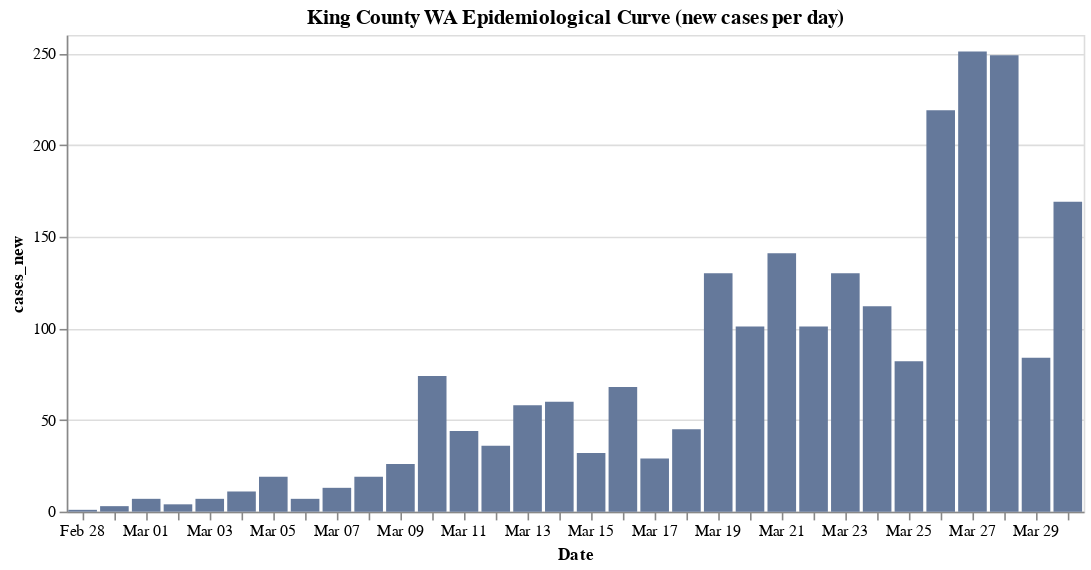

The cell this chart's notebook holds for it:
### Code cell
base = alt.Chart(king[['date', 'cases', 'cases_new']]).encode(alt.X('monthdate(date):O', title = 'Date'))
bars = base.mark_bar(color = '#65799b').encode(y = 'cases_new', tooltip = 'cases_new')
bars.properties(title = 'King County WA Epidemiological Curve (new cases per day)')

### Figure 1 — Vega-Lite specification as saved in the notebook (floating-point values rounded to 4 significant figures)
{"config": {"view": {"continuousWidth": 400, "continuousHeight": 300}}, "data": {"name": "data-e735a34ff313b87d117b1aa876d7f4cf"}, "mark": {"type": "bar", "color": "#65799b"}, "encoding": {"tooltip": {"type": "quantitative", "field": "cases_new"}, "x": {"type": "ordinal", "field": "date", "timeUnit": "monthdate", "title": "Date"}, "y": {"type": "quantitative", "field": "cases_new"}}, "title": "King County WA Epidemiological Curve (new cases per day)", "$schema": "https://vega.github.io/schema/vega-lite/v4.0.0.json", "datasets": {"data-e735a34ff313b87d117b1aa876d7f4cf": [{"date": "2020-02-28T00:00:00", "cases": 1, "cases_new": 1}, {"date": "2020-02-29T00:00:00", "cases": 4, "cases_new": 3}, {"date": "2020-03-01T00:00:00", "cases": 11, "cases_new": 7}, {"date": "2020-03-02T00:00:00", "cases": 15, "cases_new": 4}, {"date": "2020-03-03T00:00:00", "cases": 22, "cases_new": 7}, {"date": "2020-03-04T00:00:00", "cases": 33, "cases_new": 11}, {"date": "2020-03-05T00:00:00", "cases": 52, "cases_new": 19}, {"date": "2020-03-06T00:00:00", "cases": 59, "cases_new": 7}, {"date": "2020-03-07T00:00:00", "cases": 72, "cases_new": 13}, {"date": "2020-03-08T00:00:00", "cases": 91, "cases_new": 19}, {"date": "2020-03-09T00:00:00", "cases": 117, "cases_new": 26}, {"date": "2020-03-10T00:00:00", "cases": 191, "cases_new": 74}, {"date": "2020-03-11T00:00:00", "cases": 235, "cases_new": 44}, {"date": "2020-03-12T00:00:00", "cases": 271, "cases_new": 36}, {"date": "2020-03-13T00:00:00", "cases": 329, "cases_new": 58}, {"date": "2020-03-14T00:00:00", "cases": 389, "cases_new": 60}, {"date": "2020-03-15T00:00:00", "cases": 421, "cases_new": 32}, {"date": "2020-03-16T00:00:00", "cases": 489, "cases_new": 68}, {"date": "2020-03-17T00:00:00", "cases": 518, "cases_new": 29}, {"date": "2020-03-18T00:00:00", "cases": 563, "cases_new": 45}, {"date": "2020-03-19T00:00:00", "cases": 693, "cases_new": 130}, {"date": "2020-03-20T00:00:00", "cases": 794, "cases_new": 101}, {"date": "2020-03-21T00:00:00", "cases": 935, "cases_new": 141}, {"date": "2020-03-22T00:00:00", "cases": 1036, "cases_new": 101}, {"date": "2020-03-23T00:00:00", "cases": 1166, "cases_new": 130}, {"date": "2020-03-24T00:00:00", "cases": 1278, "cases_new": 112}, {"date": "2020-03-25T00:00:00", "cases": 1360, "cases_new": 82}, {"date": "2020-03-26T00:00:00", "cases": 1579, "cases_new": 219}, {"date": "2020-03-27T00:00:00", "cases": 1830, "cases_new": 251}, {"date": "2020-03-28T00:00:00", "cases": 2079, "cases_new": 249}, {"date": "2020-03-29T00:00:00", "cases": 2163, "cases_new": 84}, {"date": "2020-03-30T00:00:00", "cases": 2332, "cases_new": 169}]}}
